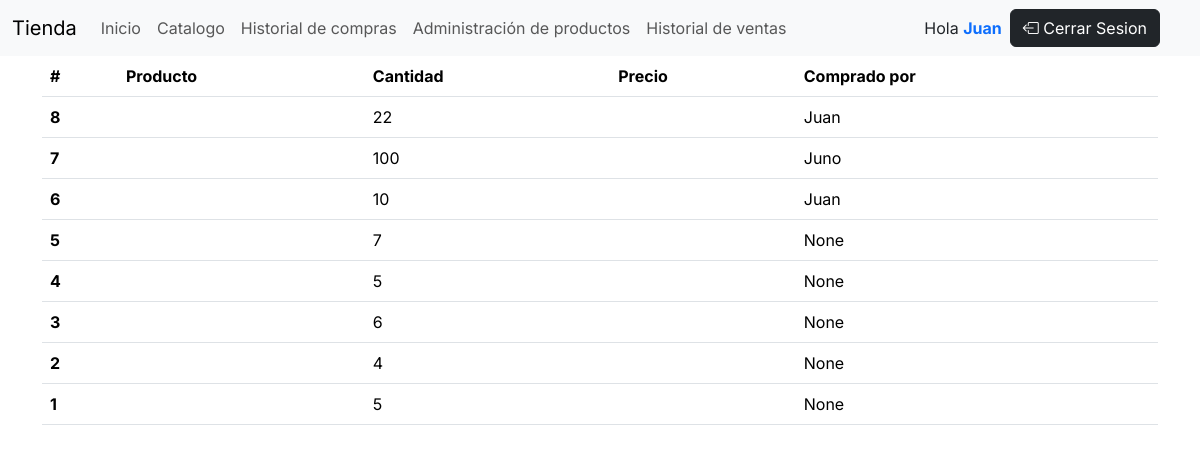
Screenshot of /compras/lista_todas_compras/ (signed in) with the database file from the repository.
### Compras/models.py (models this page shows, shortened)
class Compra(models.Model):
    producto = models.ForeignKey(Producto, on_delete=models.CASCADE)  # Relación con Producto
    cantidad = models.IntegerField(default=1)  # Cantidad comprada
    comprado_por = models.ForeignKey(User, on_delete=models.CASCADE, null=True, related_name='producto_comprado')  # Usuario que compró
    class Meta:
        ordering = ['-id']

### Compras/views.py (the view)
# urls.py: path('lista_todas_compras/', ListadoTodasLasComprasView.as_view(), name='lista_todas_compras'),
class ListadoTodasLasComprasView(TemplateView):
    template_name = 'historial_compras_admin.html'
    def get_context_data(self):
        lista = Compra.objects.all()
        return {'lista': lista}

### Compras/templates/historial_compras_admin.html
{% extends "base.html" %}
{% load static %}
{% block content %}
<div class="container">
    <div>
        <table class="table">
            <thead>
              <tr>
                <th scope="col">#</th>
                <th scope="col">Producto</th>
                <th scope="col">Cantidad</th>
                <th scope="col">Precio</th>
                <th scope="col">Comprado por</th>
              </tr>
            </thead>
            <tbody>
            {% for item in lista %}
            <tr>
              <th scope="row">{{item.id}}</th>
              <td>{{item.nombre_producto}}</td>
              <td>{{item.cantidad}}</td>
              <td>{{item.precio_producto}}</td>
              <td>{{item.comprado_por}}</td>
            </tr>
            {% endfor %}
            </tbody>
          </table>
    </div>
</div>
{% endblock content %}

### templates/base.html (shortened to what this page needs)
{% load static %}
<!DOCTYPE html>
<html lang="en">
<head>
    <link rel="stylesheet" href="{% static 'css/main.css'%}">
    <link href="https://cdn.jsdelivr.net/npm/bootstrap@5.3.3/dist/css/bootstrap.min.css" rel="stylesheet">
    <link rel="stylesheet" href="https://cdn.jsdelivr.net/npm/bootstrap-icons@1.11.3/font/bootstrap-icons.min.css">
</head>
<body>
    <nav class="navbar navbar-expand-lg bg-body-tertiary">
        <div class="container-fluid">
          <a class="navbar-brand" href="#">Tienda</a>
          <div class="collapse navbar-collapse" id="navbarNav">
            <ul class="navbar-nav">
              <li class="nav-item">
                <a class="nav-link" aria-current="page" href="{% url 'home' %}">Inicio</a>
              </li>
              <li class="nav-item">
                <a class="nav-link" aria-current="page" href="{% url 'lista_productos' %}">Catalogo</a>
              </li>
              {% if user.is_authenticated %}
              <li class="nav-item">
                <a class="nav-link" href="{% url 'listado_compras' user.id %}">Historial de compras</a>
              </li>
              {% if perms.Productos.puede_administrar_productos %}
              <li class="nav-item">
                <a class="nav-link" href="{% url 'administracion_productos' %}">Administración de productos</a>
              </li>
              <li class="nav-item">
                <a class="nav-link" href="{% url 'lista_todas_compras' %}">Historial de ventas</a>
              </li>
              {% endif %}
              {% endif %}
            </ul>
          </div>
          <div class="px-2">
            {% if user.is_authenticated %}
            <div class="container-fluid d-flex align-items-center">
              <p class="m-0">Hola <span class="text-primary fw-bold">{{user.username}}</span></p>
              <form class="mx-2" id="logout-form" method="post" action="{% url 'logout' %}">
                <button class="btn btn-dark" type="submit"><i class="bi bi-box-arrow-left"></i> Cerrar Sesion</button>
            </form>
            </div>
            {% else %}
            <div>
              <a class="btn btn-sm btn-dark text-white" href="{% url 'login' %}"><i class="bi bi-door-open-fill"></i> Iniciar Sesion</a>
              <a class="btn btn-sm btn-dark text-white" href="{% url 'registro' %}"><i class="bi bi-person-circle"></i> Crear Cuenta</a>
            </div>
            {% endif %}
          </div>
        </div>
    </nav>
      <main>
        {% block content %}
        {% endblock content %}
      </main>
</body>
</html>

### static/css/main.css (style rules this page uses)
* { font-family: "Inter", sans-serif; }

### rows the page displays
Compra: id "8", cantidad "22", comprado_por "Juan"
Compra: id "7", cantidad "100", comprado_por "Juno"
Compra: id "6", cantidad "10", comprado_por "Juan"
Compra: id "5", cantidad "7", comprado_por "None"
Compra: id "4", cantidad "5", comprado_por "None"
Compra: id "3", cantidad "6", comprado_por "None"
Compra: id "2", cantidad "4", comprado_por "None"
Compra: id "1", cantidad "5", comprado_por "None"

### other values shown
{{ user.username }} "Juan"
